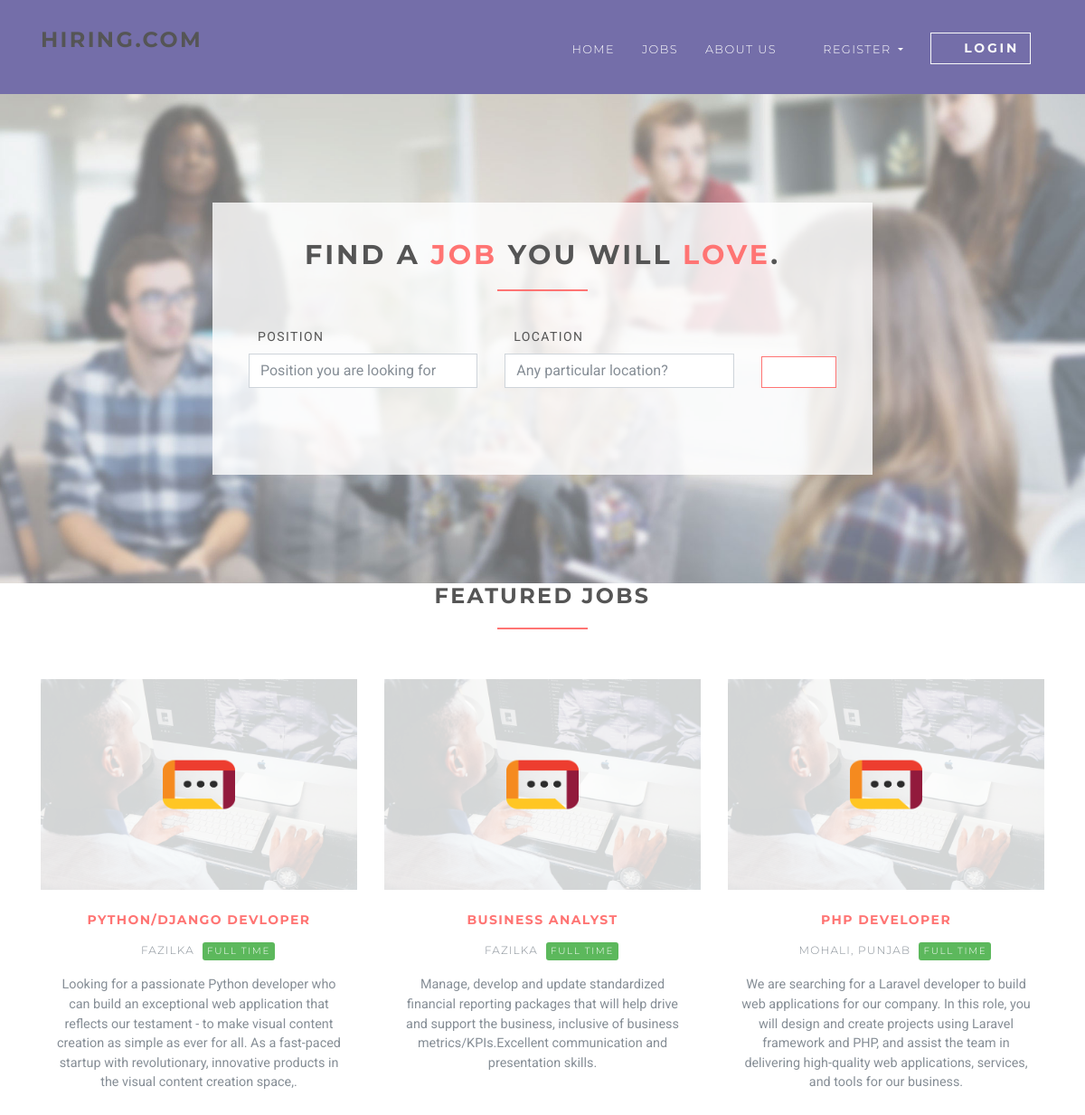
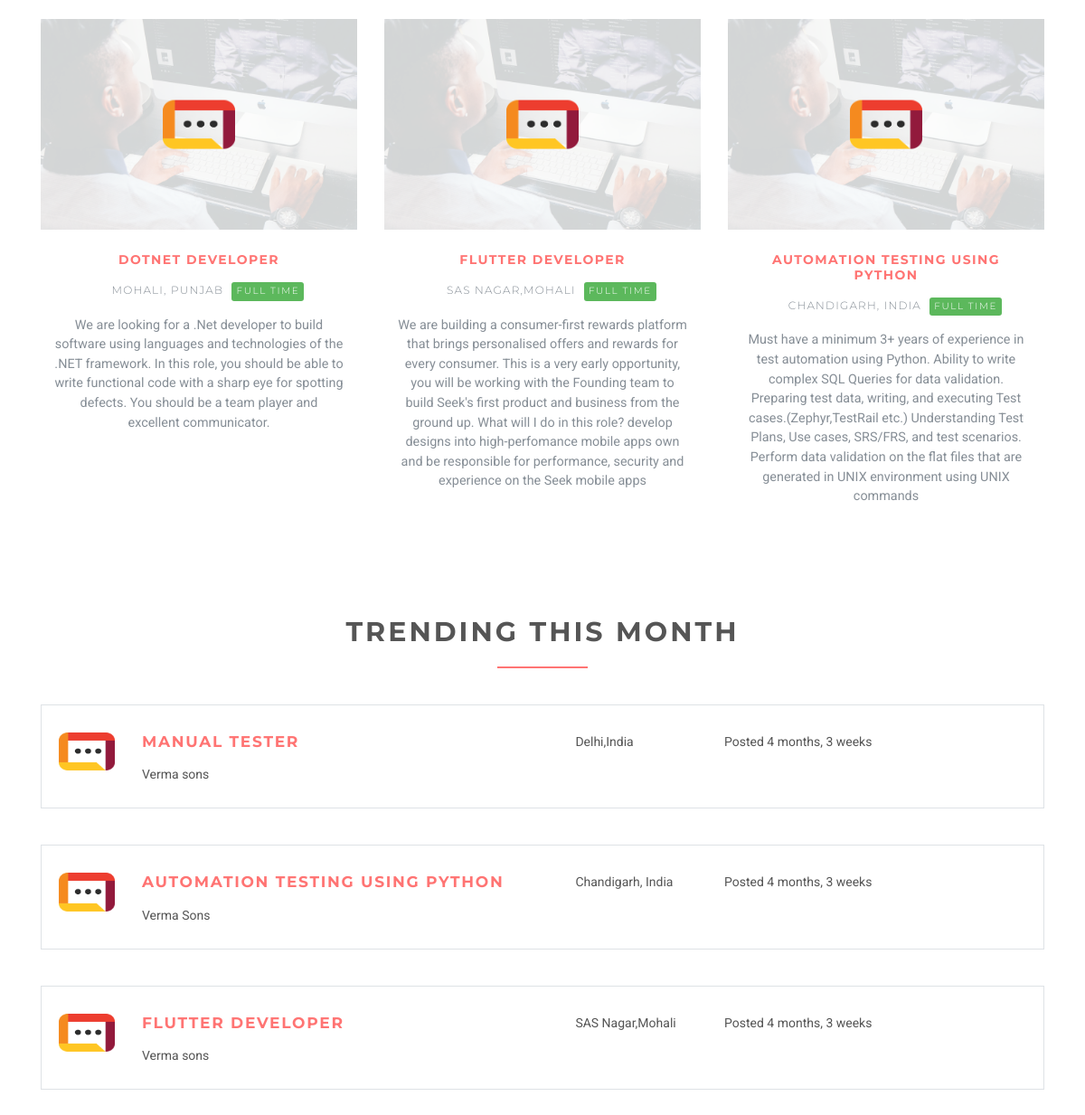
The page / on the database its author committed (2 pictures, top to bottom).
### jobsapp/models.py (models this page shows, shortened)
class Job(models.Model):
    user = models.ForeignKey(User, on_delete=models.CASCADE)
    title = models.CharField(max_length=300,blank=True,null=True)
    description = models.TextField(blank=True,null=True)
    location = models.CharField(max_length=150,blank=True,null=True)
    type = models.CharField(choices=JOB_TYPE, max_length=50,blank=True,null=True)
    category = models.CharField(max_length=100,blank=True,null=True)
    last_date = models.DateTimeField(blank=True,null=True)
    company_name = models.CharField(max_length=100,blank=True,null=True)
    company_description = models.TextField(blank=True,null=True)
    website = models.CharField(max_length=100, blank=True,null=True)
    created_at = models.DateTimeField(default=timezone.now)
    filled = models.BooleanField(default=False)

### jobsapp/views/home.py (the view)
# urls.py: path('', HomeView.as_view(), name='home'),
class HomeView(ListView):
    model = Job
    template_name = 'home.html'
    context_object_name = 'jobs'
    def get_queryset(self):
        return self.model.objects.all()[:6]
    def get_context_data(self, **kwargs):
        context = super().get_context_data(**kwargs)
        context['trendings'] = self.model.objects.order_by('-id')[:3]
        return context

### templates/home.html (shortened to what this page needs)
{% extends 'base.html' %}
{% load static %}
{% block content %}
    <section class="job-form-section job-form-section--image">
        <div class="container">
            <div class="row">
                <div class="col-lg-8 mx-auto">
                    <div class="job-form-box">
                        <h2 class="heading">Find a <span class="accent">job</span> you will
                            <span class="accent">love</span>.
                        </h2>
                        <form id="job-main-form" method="get" action="{% url 'jobs:searh' %}" class="job-main-form">
                            <div class="controls">
                                <div class="row align-items-center">
                                    <div class="col-md-5">
                                        <div class="form-group">
                                            <label for="profession">Position</label>
                                            <input type="text" id="profession" name="position"
                                                   placeholder="Position you are looking for" class="form-control">
                                        </div>
                                    </div>
                                    <div class="col-md-5">
                                        <div class="form-group">
                                            <label for="location">Location</label>
                                            <input type="text" id="location" name="location"
                                                   placeholder="Any particular location?" class="form-control">
                                        </div>
                                    </div>
                                    <div class="col-md-2">
                                        <button type="submit"
                                                class="btn btn-outline-white-primary job-main-form__button">
                                            <i class="fa fa-search"></i>
                                        </button>
                                    </div>
                                </div>
                            </div>
                        </form>
                    </div>
                </div>
            </div>
        </div>
    </section>
        <h3 class="heading">Featured jobs</h3>
        <div class="container">
            <div class="row featured align-items-stretch">
                {% for job in jobs %}
                {% if not job.filled %}
                    <div class="col-lg-4 mb-5 mb-lg-0">
                        <div class="box-image-text bg-visible full-height">
                            <div class="top">
                                <a href="#">
                                    <div class="image">
                                    </div>
                                    <div class="logo">
                                        <img src="{% static 'img/company-1.png' %}" alt="" style="max-width: 80px;">
                                    </div>
                                </a>
                            </div>
                            <div class="content">
                                <h5><a href="{% url 'jobs:jobs-detail' job.id %}">{{ job.title }}</a></h5>
                                <p class="featured__details"><i class="fa fa-map-marker job__location"></i>
                                    {{ job.location }}
                                    {% if job.type == '1' %}
                                        <span class="badge featured-badge badge-success">Full time</span>
                                    {% elif job.type == '2' %}
                                        <span class="badge featured-badge badge-primary">Part time</span>
                                    {% else %}
                                        <span style="color: #ffffff;" class="badge featured-badge badge-warning">Internship</span>
                                    {% endif %}
                                </p>
                                <p>{{ job.description }}</p>
                            </div>
                        </div>
                    </div>
                    {% endif %}
                {% endfor %}
            </div>
        </div>
    <section>
        <div class="container">
            <h2 class="heading">Trending this month</h2>
            {% for trending in trendings %}
            {% if not trending.filled %}
                <div class="job-listing  job-listing--last">
                    <div class="row">
                        <div class="col-md-12 col-lg-6">
                            <div class="row">
                                <div class="col-2">
                                    <img src="{% static 'img/company-1.png' %}"
                                         alt="ShareBoardd " class="img-fluid">
                                </div>
                                <div class="col-10">
                                    <h4 class="job__title">
                                        <a href="{% url 'jobs:jobs-detail' trending.id %}">{{ trending.title }}</a>
                                    </h4>
                                    <p class="job__company">
                                        {{ trending.company_name }}
                                    </p>
                                </div>
                            </div>
                        </div>
                        <div class="col-10 col-md-3 col-lg-2 ml-auto"><i class="fa fa-map-marker job__location"></i>
                            {{ trending.location }}
                        </div>
                        <div class="col-10 col-md-3 col-lg-3 ml-auto">
                            <p>Posted {{ trending.created_at|timesince }}</p>
                        </div>
                        <div class="col-sm-12 col-md-2 col-lg-1">
                        </div>
                    </div>
                </div>
                {% endif %}
            {% endfor %}
        </div>
    </section>
{% endblock %}

### templates/base.html (shortened to what this page needs)
{% load static %}
<!DOCTYPE html>
<html>
<head>
    <link rel="stylesheet"
          href="{% static 'vendor/bootstrap/css/bootstrap.min.css' %}">
    <link rel="stylesheet"
          href="{% static 'vendor/font-awesome/css/font-awesome.min.css' %}">
    <link rel="stylesheet"
          href="{% static 'vendor/owl.carousel/assets/owl.carousel.css' %}">
    <link rel="stylesheet"
          href="{% static 'vendor/owl.carousel/assets/owl.theme.default.css' %}">
    <link rel="stylesheet" href="{% static 'css/style.default.css' %}"
          id="theme-stylesheet">
    <link rel="stylesheet" href="{% static 'css/custom.css' %}">
</head>
<body>
<header class="header">
    <nav class="navbar navbar-expand-lg">
        <div class="container">
            <a href="/" class="navbar-brand">
                <h3>hiring.com</h3>
            </a>
            <div id="navbarSupportedContent" class="collapse navbar-collapse">
                <ul class="navbar-nav ml-auto">
                    <li class="nav-item ">
                        <a href="/" class="nav-link">Home <span class="sr-only">(current)</span></a>
                    </li>
                    <li class="nav-item">
                        <a href="{% url 'jobs:jobs' %}" class="nav-link">Jobs</a>
                    </li>
                    <li class="nav-item">
                        <a href="{% url 'accounts:about_us' %}" class="nav-link">About Us</a>
                    </li>
                    {% if request.user.is_authenticated and request.user.role == 'employer' %}
                        <li class="nav-item dropdown">
                            <a id="clientZone" href="#" data-toggle="dropdown"
                               aria-haspopup="true" aria-expanded="false"
                               class="nav-link dropdown-toggle has-img mb-3 mb-lg-0 mt-3 mt-lg-0">
                                <div class="client-menu-image">
                                    <div class="inner">
                                        <img src="{% static 'img/company-1.png' %}"
                                             alt="company image"
                                             class="img-fluid">
                                    </div>
                                </div>
                                {% if request.user.role == 'employee' %}
                                    {{ request.user.first_name }} {{ request.user.last_name }}
                                {% else %}
                                    {{ request.user.first_name }}
                                {% endif %}
                            </a>
                            <div aria-labelledby="clientZone" class="dropdown-menu">
                                <a href="{% url 'jobs:employer-dashboard' %}" class="dropdown-item">Dashboard</a>
                                <a href="{% url 'jobs:employer-all-applicants' %}" class="dropdown-item">Applicants </a>
                                <a href="{% url 'jobs:employer-jobs-create' %}" class="dropdown-item">Post a new
                                    job </a>
                                <a href="{% url 'accounts:logout' %}" class="dropdown-item">Logout</a>
                            </div>
                        </li>
                    {% else %}
                        <li class="nav-item dropdown">
                            <a id="pages" href="#" data-toggle="dropdown" aria-haspopup="true" aria-expanded="false"
                               class="nav-link dropdown-toggle"><i class="fa fa-signing"></i>Register
                            </a>
                        </li>
                        <li class="nav-item" style="color: #fff">
                            <a href="{% url 'accounts:login' %}" class="btn navbar-btn btn-outline-light mb-5 mb-lg-0">
                                <i class="fa fa-sign-in"></i>Login
                            </a>
                        </li>
                    {% endif %}
                </ul>
            </div>
        </div>
    </nav>
</header>
<div>
    {% block content %} {% endblock %}
</div>
</body>
</html>

### rows shown on the page
Job: filled False (drawn), title "PYTHON/DJANGO DEVLOPER", location "FAZILKA", type "FULL TIME", description "Looking for a passionate Python developer who can build an exceptional web application that reflects our testament - to make visual content creation as simple as ever for all. As a fast-paced startup with revolutionary, innovative products in the visual content creation space,."
Job: filled False (drawn), title "BUSINESS ANALYST", location "FAZILKA", type "FULL TIME", description "Manage, develop and update standardized financial reporting packages that will help drive and support the business, inclusive of business metrics/KPIs.Excellent communication and presentation skills."
Job: filled False (drawn), title "PHP DEVELOPER", location "MOHALI, PUNJAB", type "FULL TIME", description "We are searching for a Laravel developer to build web applications for our company. In this role, you will design and create projects using Laravel framework and PHP, and assist the team in delivering high-quality web applications, services, and tools for our business."
Job: filled False (drawn), title "DOTNET DEVELOPER", location "MOHALI, PUNJAB", type "FULL TIME", description "We are looking for a .Net developer to build software using languages and technologies of the .NET framework. In this role, you should be able to write functional code with a sharp eye for spotting defects. You should be a team player and excellent communicator."
Job: filled False (drawn), title "FLUTTER DEVELOPER", location "SAS NAGAR,MOHALI", type "FULL TIME", description "We are building a consumer-first rewards platform that brings personalised offers and rewards for every consumer. This is a very early opportunity, you will be working with the Founding team to build Seek's first product and business from the ground up. What will I do in this role? develop designs into high-perfomance mobile apps own and be responsible for performance, security and experience on the Seek mobile apps", company_name "Verma sons", location "SAS Nagar,Mohali", created_at "4 months, 3 weeks"
Job: filled False (drawn), title "AUTOMATION TESTING USING PYTHON", location "CHANDIGARH, INDIA", type "FULL TIME", description "Must have a minimum 3+ years of experience in test automation using Python. Ability to write complex SQL Queries for data validation. Preparing test data, writing, and executing Test cases.(Zephyr,TestRail etc.) Understanding Test Plans, Use cases, SRS/FRS, and test scenarios. Perform data validation on the flat files that are generated in UNIX environment using UNIX commands", company_name "Verma Sons", location "Chandigarh, India", created_at "4 months, 3 weeks"
Job: filled False (drawn), title "MANUAL TESTER", company_name "Verma sons", location "Delhi,India", created_at "4 months, 3 weeks"
